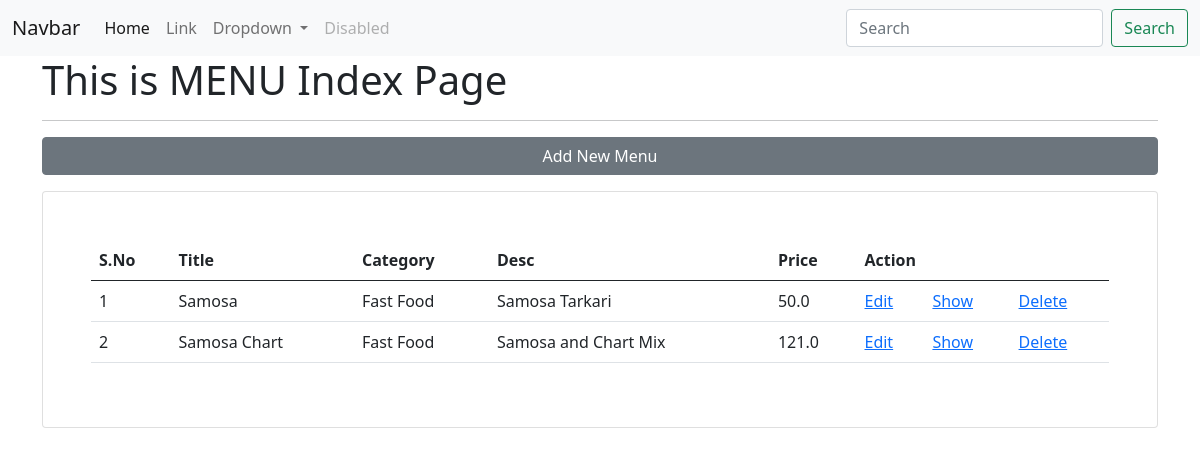
Before: /menu/ with the older database file.
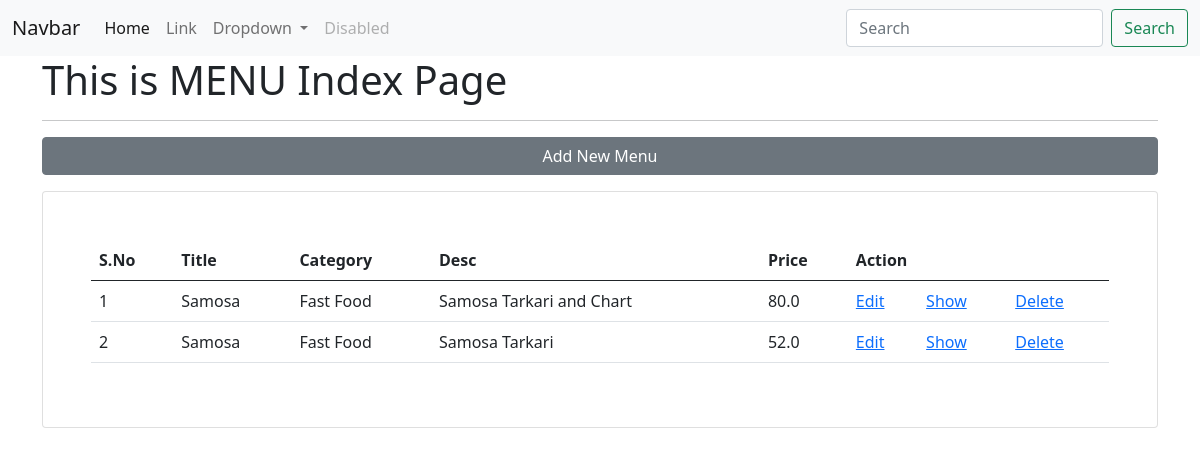
After: the same page with the newer database file.
### app_restro/models.py (models this page shows, shortened)
class Menu(models.Model):
    menu_title = models.CharField(max_length=200)
    category_id = models.ForeignKey(Category, on_delete=models.CASCADE)
    menu_desc = models.CharField(max_length=200)
    menu_img = models.FileField(upload_to="menu/images/", blank=True)
    menu_ingredient = models.CharField(max_length=200)
    menu_price = models.FloatField()
    class Meta:
        db_table = "app_menus"

class Category(models.Model):
    category_name = models.CharField(max_length=200)
    class Meta:
        db_table = "app_categories"

### app_restro/views.py (the view)
# urls.py: path('menu/', views.menu_index, name='menu-list'),
def menu_index(request):
    data = Menu.objects.all()
    context = {"data": data}
    return render(request, 'menus/index.html', context)

### templates/menus/index.html (shortened to what this page needs)
{% extends "layouts/master.html" %}
{% block content %}
<div class="container">
    <h1>This is MENU Index Page</h1>
    <hr>
    <a href="{% url 'menu-add' %}" class="btn btn-secondary col-12 mb-3">Add New Menu</a>
    <div class="card p-5">
        <table class="table table-hover">
            <thead>
                <th>S.No</th>
                <th>Title</th>
                <th>Category</th>
                <th>Desc</th>
                <th>Price</th>
                <th colspan="3">Action</th>
            </thead>
            <tbody>
                {% for val in data %}
                <tr>
                    <td>{{ forloop.counter }}</td>
                    <td>{{ val.menu_title }}</td>
                    <td>{{ val.category_id.category_name }}</td>
                    <td>{{ val.menu_desc }}</td>
                    <td>{{ val.menu_price }}</td>
                    <td><a href="{% url 'menu-edit' val.id %}">Edit</a></td>
                    <td><a href="{% url 'menu-show' val.id %}">Show</a></td>
                    <td><a href="{% url 'menu-delete' val.id %}">Delete</a></td>
                </tr>
                {% endfor %}
            </tbody>
        </table>
    </div>
</div>
{% endblock %}

### templates/layouts/master.html (shortened to what this page needs)
<!doctype html>
<html lang="en">
    <head>
        <link href="https://cdn.jsdelivr.net/npm/bootstrap@5.0.2/dist/css/bootstrap.min.css" rel="stylesheet">
    </head>
    <body>
        <nav class="navbar navbar-expand-lg navbar-light bg-light">
            <div class="container-fluid">
                <a class="navbar-brand" href="#">Navbar</a>
                <div class="collapse navbar-collapse" id="navbarSupportedContent">
                    <ul class="navbar-nav me-auto mb-2 mb-lg-0">
                    <li class="nav-item">
                        <a class="nav-link active" aria-current="page" href="#">Home</a>
                    </li>
                    <li class="nav-item">
                        <a class="nav-link" href="#">Link</a>
                    </li>
                    <li class="nav-item dropdown">
                        <a class="nav-link dropdown-toggle" href="#" id="navbarDropdown" role="button" data-bs-toggle="dropdown" aria-expanded="false">
                        Dropdown
                        </a>
                    </li>
                    <li class="nav-item">
                        <a class="nav-link disabled" href="#" tabindex="-1" aria-disabled="true">Disabled</a>
                    </li>
                    </ul>
                    <form class="d-flex">
                        <input class="form-control me-2" type="search" placeholder="Search" aria-label="Search">
                        <button class="btn btn-outline-success" type="submit">Search</button>
                    </form>
                </div>
            </div>
        </nav>
        {% block content %}
        {% endblock %}
    </body>
</html>

Changed rows visible on the page:
removed Menu: menu_title "Samosa Chart", category_id.category_name "Fast Food", menu_desc "Samosa and Chart Mix", menu_price "121.0"
changed Menu: menu_desc "Samosa Tarkari" → "Samosa Tarkari and Chart"; menu_price "50.0" → "80.0"
added Menu: menu_title "Samosa", category_id.category_name "Fast Food", menu_desc "Samosa Tarkari", menu_price "52.0"
